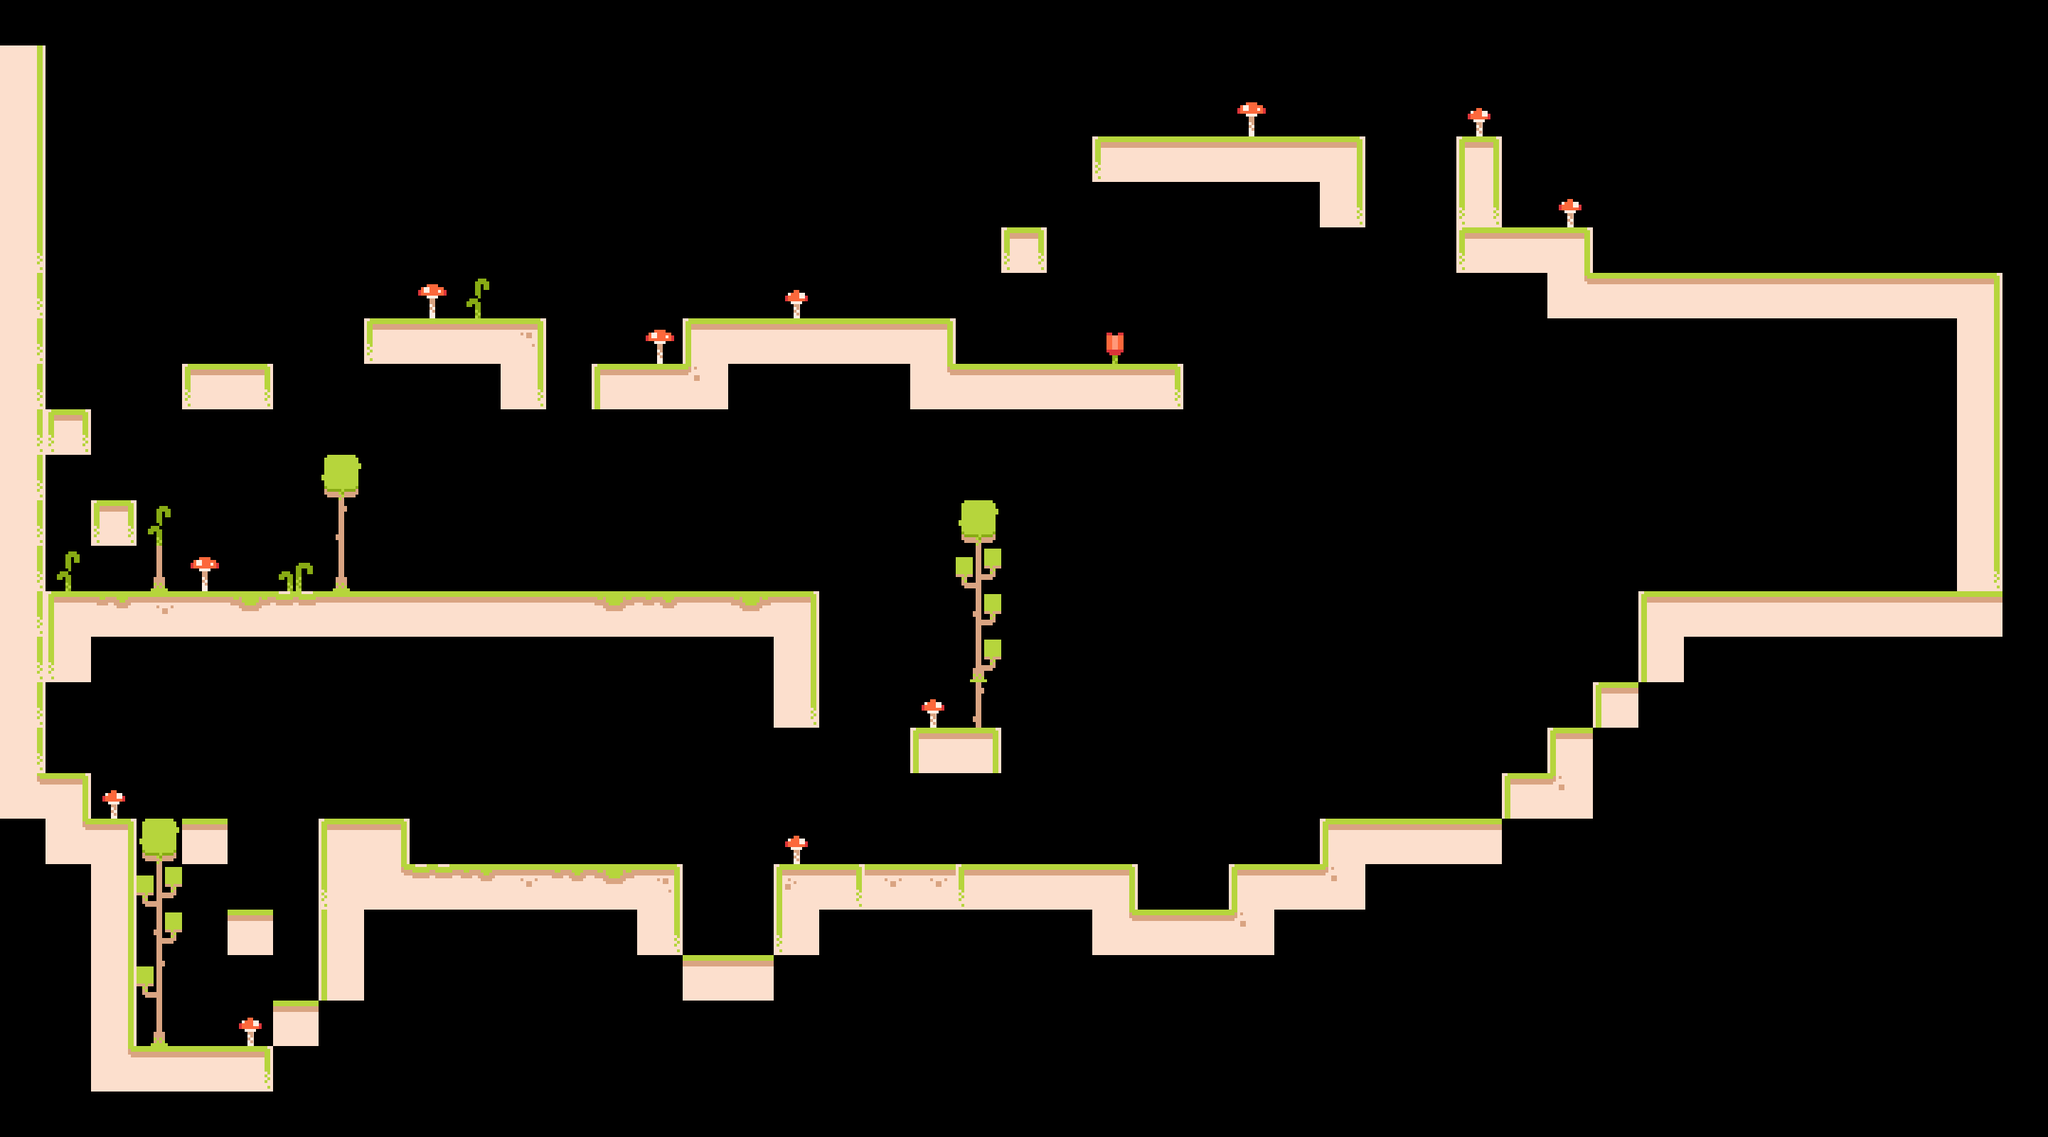

Rendered tile map (Tiled .tmx) drawn with the repository's tilesets; below, a short description and the full map source, tile grids included:
An orthogonal 45x25 tile map with 64x64 px tiles, 2 tile layers (Main, Decoration) and 7 objects (6x Worm, Player).

<map version="1.10" tiledversion="1.11.0" orientation="orthogonal" renderorder="right-down" width="45" height="25" tilewidth="64" tileheight="64" infinite="0" nextlayerid="4" nextobjectid="9">
 <tileset firstgid="1" source="../tilesets/tilemap.tsx" />
 <layer id="1" name="Main" width="45" height="25">
  <data encoding="csv">
0,0,0,0,0,0,0,0,0,0,0,0,0,0,0,0,0,0,0,0,0,0,0,0,0,0,0,0,0,0,0,0,0,0,0,0,0,0,0,0,0,0,0,0,0,
16,0,0,0,0,0,0,0,0,0,0,0,0,0,0,0,0,0,0,0,0,0,0,0,0,0,0,0,0,0,0,0,0,0,0,0,0,0,0,0,0,0,0,0,0,
16,0,0,0,0,0,0,0,0,0,0,0,0,0,0,0,0,0,0,0,0,0,0,0,0,0,0,0,0,0,0,0,0,0,0,0,0,0,0,0,0,0,0,0,0,
16,0,0,0,0,0,0,0,0,0,0,0,0,0,0,0,0,0,0,0,0,0,0,0,28,5,5,5,5,6,0,0,20,0,0,0,0,0,0,0,0,0,0,0,0,
16,0,0,0,0,0,0,0,0,0,0,0,0,0,0,0,0,0,0,0,0,0,0,0,0,0,0,0,0,19,0,0,30,0,0,0,0,0,0,0,0,0,0,0,0,
19,0,0,0,0,0,0,0,0,0,0,0,0,0,0,0,0,0,0,0,0,0,10,0,0,0,0,0,0,0,0,0,28,5,6,0,0,0,0,0,0,0,0,0,0,
19,0,0,0,0,0,0,0,0,0,0,0,0,0,0,0,0,0,0,0,0,0,0,0,0,0,0,0,0,0,0,0,0,0,25,5,5,5,5,5,5,5,5,6,0,
19,0,0,0,0,0,0,0,28,5,5,9,0,0,0,4,5,5,5,5,6,0,0,0,0,0,0,0,0,0,0,0,0,0,0,0,0,0,0,0,0,0,0,16,0,
19,0,0,0,28,29,0,0,0,0,0,19,0,4,5,26,0,0,0,0,25,5,5,5,5,29,0,0,0,0,0,0,0,0,0,0,0,0,0,0,0,0,0,16,0,
19,10,0,0,0,0,0,0,0,0,0,0,0,0,0,0,0,0,0,0,0,0,0,0,0,0,0,0,0,0,0,0,0,0,0,0,0,0,0,0,0,0,0,16,0,
19,0,0,0,0,0,0,0,0,0,0,0,0,0,0,0,0,0,0,0,0,0,0,0,0,0,0,0,0,0,0,0,0,0,0,0,0,0,0,0,0,0,0,16,0,
19,0,10,0,0,0,0,0,0,0,0,0,0,0,0,0,0,0,0,0,0,0,0,0,0,0,0,0,0,0,0,0,0,0,0,0,0,0,0,0,0,0,0,16,0,
19,0,0,0,0,0,0,0,0,0,0,0,0,0,0,0,0,0,0,0,0,0,0,0,0,0,0,0,0,0,0,0,0,0,0,0,0,0,0,0,0,0,0,19,0,
19,4,22,8,5,23,21,5,5,5,5,5,5,23,22,5,23,6,0,0,0,0,0,0,0,0,0,0,0,0,0,0,0,0,0,0,4,5,5,5,5,5,5,5,0,
19,17,0,0,0,0,0,0,0,0,0,2,0,0,0,0,0,16,0,0,0,0,0,0,0,0,0,0,0,0,0,0,0,0,0,0,14,0,0,0,0,0,0,0,0,
19,0,0,0,0,0,0,0,0,0,0,0,0,0,0,0,0,19,0,0,0,0,0,0,0,0,0,0,0,0,0,0,0,0,0,4,0,0,0,0,0,0,0,0,0,
19,0,0,0,0,0,0,0,0,0,0,0,0,0,0,0,0,0,0,0,4,6,0,0,0,0,0,0,0,0,0,0,0,0,4,2,0,0,0,0,0,0,0,0,0,
25,6,0,0,0,0,0,0,0,0,0,0,0,0,0,0,0,0,0,0,0,0,0,0,0,0,0,0,0,0,0,0,0,4,26,0,0,0,0,0,0,0,0,0,0,
0,25,6,0,5,0,0,4,6,0,0,0,0,0,0,0,0,0,0,0,0,0,0,0,0,0,0,0,0,4,5,5,5,0,0,0,0,0,0,0,0,0,0,0,0,
0,0,16,0,0,0,0,17,25,21,22,8,22,23,9,0,0,7,29,8,8,28,5,5,6,0,0,4,5,26,0,0,0,0,0,0,0,0,0,0,0,0,0,0,0,
0,0,16,0,0,5,0,14,0,0,0,0,0,0,19,0,0,17,0,0,0,0,0,0,25,5,5,26,0,0,0,0,0,0,0,0,0,0,0,0,0,0,0,0,0,
0,0,16,0,0,0,0,14,0,0,0,0,0,0,0,5,5,0,0,0,0,0,0,0,0,0,0,0,0,0,0,0,0,0,0,0,0,0,0,0,0,0,0,0,0,
0,0,16,0,0,0,5,0,0,0,0,0,0,0,0,0,0,0,0,0,0,0,0,0,0,0,0,0,0,0,0,0,0,0,0,0,0,0,0,0,0,0,0,0,0,
0,0,25,5,5,29,0,0,0,0,0,0,0,0,0,0,0,0,0,0,0,0,0,0,0,0,0,0,0,0,0,0,0,0,0,0,0,0,0,0,0,0,0,0,0,
0,0,0,0,0,0,0,0,0,0,0,0,0,0,0,0,0,0,0,0,0,0,0,0,0,0,0,0,0,0,0,0,0,0,0,0,0,0,0,0,0,0,0,0,0
</data>
 </layer>
 <layer id="3" name="Decoration" width="45" height="25">
  <data encoding="csv">
0,0,0,0,0,0,0,0,0,0,0,0,0,0,0,0,0,0,0,0,0,0,0,0,0,0,0,0,0,0,0,0,0,0,0,0,0,0,0,0,0,0,0,0,0,
0,0,0,0,0,0,0,0,0,0,0,0,0,0,0,0,0,0,0,0,0,0,0,0,0,0,0,0,0,0,0,0,0,0,0,0,0,0,0,0,0,0,0,0,0,
0,0,0,0,0,0,0,0,0,0,0,0,0,0,0,0,0,0,0,0,0,0,0,0,0,0,0,31,0,0,0,0,32,0,0,0,0,0,0,0,0,0,0,0,0,
0,0,0,0,0,0,0,0,0,0,0,0,0,0,0,0,0,0,0,0,0,0,0,0,0,0,0,0,0,0,0,0,0,0,0,0,0,0,0,0,0,0,0,0,0,
0,0,0,0,0,0,0,0,0,0,0,0,0,0,0,0,0,0,0,0,0,0,0,0,0,0,0,0,0,0,0,0,0,0,32,0,0,0,0,0,0,0,0,0,0,
0,0,0,0,0,0,0,0,0,0,0,0,0,0,0,0,0,0,0,0,0,0,0,0,0,0,0,0,0,0,0,0,0,0,0,0,0,0,0,0,0,0,0,0,0,
0,0,0,0,0,0,0,0,0,31,36,0,0,0,0,0,0,32,0,0,0,0,0,0,0,0,0,0,0,0,0,0,0,0,0,0,0,0,0,0,0,0,0,0,0,
0,0,0,0,0,0,0,0,0,0,0,0,0,0,31,0,0,0,0,0,0,0,0,0,34,0,0,0,0,0,0,0,0,0,0,0,0,0,0,0,0,0,0,0,0,
0,0,0,0,0,0,0,0,0,0,0,0,0,0,0,0,0,0,0,0,0,0,0,0,0,0,0,0,0,0,0,0,0,0,0,0,0,45,45,45,45,0,0,0,0,
0,0,0,0,0,0,0,0,0,0,0,0,0,0,0,0,0,0,0,0,0,0,0,0,0,0,0,0,0,0,0,0,0,0,0,0,0,45,0,0,45,45,0,0,0,
0,0,0,0,0,0,0,39,0,0,0,0,0,0,0,0,0,0,0,0,0,0,0,0,0,0,0,0,0,0,0,0,0,0,0,0,0,45,0,0,0,45,45,0,0,
0,0,0,36,0,0,0,49,0,0,0,0,0,0,0,0,0,0,0,0,0,39,0,0,0,0,0,0,0,0,0,0,0,0,0,0,0,45,0,45,0,0,45,0,0,
0,36,0,59,31,0,35,59,0,0,0,0,0,0,0,0,0,0,0,0,0,40,0,0,0,0,0,0,0,0,0,0,0,0,0,0,45,45,45,45,45,45,45,0,0,
0,0,0,0,0,0,0,0,0,0,0,0,0,0,0,0,0,0,0,0,0,50,0,0,0,0,0,0,0,0,0,0,0,0,0,45,45,45,45,45,45,45,45,0,0,
0,0,0,0,0,0,0,0,0,0,0,0,0,0,0,0,0,0,0,0,0,60,0,0,0,0,0,0,0,0,0,0,0,0,0,0,0,0,0,0,0,0,0,0,0,
0,0,0,0,0,0,0,0,0,2,0,2,0,0,0,0,0,0,0,0,32,49,0,0,0,0,0,0,0,0,0,0,0,0,0,0,0,0,0,0,0,0,0,0,0,
0,0,0,0,0,0,0,0,0,0,0,0,0,0,0,0,0,0,0,0,0,0,0,0,0,0,0,0,0,0,0,0,0,0,0,0,0,0,0,0,0,0,0,0,0,
0,0,32,0,0,0,0,0,0,2,0,0,0,0,0,0,0,0,0,0,0,0,0,0,0,0,0,0,0,0,0,0,0,0,0,0,0,0,0,0,0,0,0,0,0,
0,0,0,39,0,0,0,0,0,2,0,0,0,0,0,0,0,32,0,0,0,0,0,0,0,0,0,0,0,0,0,0,0,0,0,0,0,0,0,0,0,0,0,0,0,
0,0,0,40,0,0,0,44,0,0,0,0,0,0,0,0,0,0,0,0,0,0,0,0,0,0,0,0,0,0,0,0,0,0,0,0,0,0,0,0,0,0,0,0,0,
0,0,0,50,0,0,0,44,0,0,0,0,0,0,0,0,0,0,0,0,0,0,0,0,0,0,0,0,0,0,0,0,0,0,0,0,0,0,0,0,0,0,0,0,0,
0,0,0,48,0,0,0,44,0,0,0,0,0,0,0,0,0,0,0,0,0,0,0,0,0,0,0,0,0,0,0,0,0,0,0,0,0,0,0,0,0,0,0,0,0,
0,0,0,59,0,32,0,0,0,0,0,0,0,0,0,0,0,0,0,0,0,0,0,0,0,0,0,0,0,0,0,0,0,0,0,0,0,0,0,0,0,0,0,0,0,
0,0,0,0,0,0,0,0,0,0,0,0,0,0,0,0,0,0,0,0,0,0,0,0,0,0,0,0,0,0,0,0,0,0,0,0,0,0,0,0,0,0,0,0,0,
0,0,0,0,0,0,0,0,0,0,0,0,0,0,0,0,0,0,0,0,0,0,0,0,0,0,0,0,0,0,0,0,0,0,0,0,0,0,0,0,0,0,0,0,0
</data>
 </layer>
 <objectgroup id="2" name="Entities">
  <object id="1" name="Player" x="312.799" y="491.229">
   <point />
  </object>
  <object id="3" name="Worm" x="2242.4" y="310.398" width="576" height="64" />
  <object id="4" name="Worm" x="1533.6" y="120.799" width="384" height="64" />
  <object id="5" name="Worm" x="960" y="384" width="384" height="64" />
  <object id="6" name="Worm" x="112.047" y="759.28" width="448" height="64" />
  <object id="8" name="Worm" x="1144.17" y="1145.73" width="448" height="64" />
  <object id="7" name="Worm" x="2349.79" y="761.013" width="384" height="64" />
 </objectgroup>
</map>
